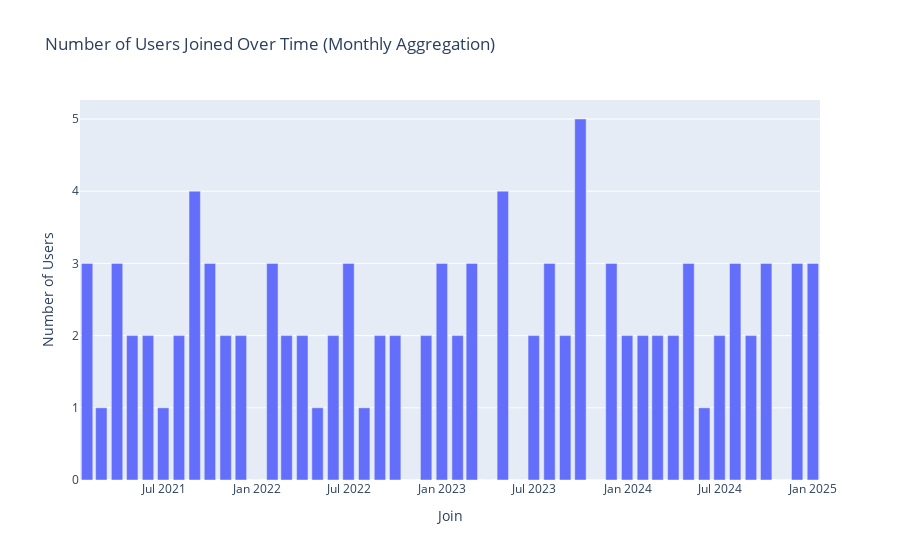

Notebook source saved alongside this figure:
### Code cell
import pandas as pd
import datetime
import random  # To generate random dates
import plotly.express as px

# Generate sample data with random dates between 2021 and 2024
users = pd.DataFrame(
    [["example",  datetime.date(random.randint(2021, 2024), random.randint(1, 12), random.randint(1, 28))] for i in range(100)],
    columns=['Name', 'Join']
)

# Convert 'Join' column to datetime
users['Join'] = pd.to_datetime(users['Join'])

# Group by month and count the number of users who joined in each month
user_count_by_month = users.groupby(pd.Grouper(key='Join', freq='M')).size().reset_index(name='Number of Users')

# Create the line plot aggregated by month
fig = px.bar(user_count_by_month, x='Join', y='Number of Users', title='Number of Users Joined Over Time (Monthly Aggregation)')

# Show the plot
fig.show()

### Figure 1 — Plotly figure (JSON) as saved in the notebook; plotly's stock layout.template omitted (floating-point values rounded to 4 significant figures)
{"data": [{"alignmentgroup": "True", "hovertemplate": "Join=%{x}<br>Number of Users=%{y}<extra></extra>", "legendgroup": "", "marker": {"color": "#636efa", "pattern": {"shape": ""}}, "name": "", "offsetgroup": "", "orientation": "v", "showlegend": false, "textposition": "auto", "type": "bar", "x": ["2021-01-31T00:00:00", "2021-02-28T00:00:00", "2021-03-31T00:00:00", "2021-04-30T00:00:00", "2021-05-31T00:00:00", "2021-06-30T00:00:00", "2021-07-31T00:00:00", "2021-08-31T00:00:00", "2021-09-30T00:00:00", "2021-10-31T00:00:00", "2021-11-30T00:00:00", "2021-12-31T00:00:00", "2022-01-31T00:00:00", "2022-02-28T00:00:00", "2022-03-31T00:00:00", "2022-04-30T00:00:00", "2022-05-31T00:00:00", "2022-06-30T00:00:00", "2022-07-31T00:00:00", "2022-08-31T00:00:00", "2022-09-30T00:00:00", "2022-10-31T00:00:00", "2022-11-30T00:00:00", "2022-12-31T00:00:00", "2023-01-31T00:00:00", "2023-02-28T00:00:00", "2023-03-31T00:00:00", "2023-04-30T00:00:00", "2023-05-31T00:00:00", "2023-06-30T00:00:00", "2023-07-31T00:00:00", "2023-08-31T00:00:00", "2023-09-30T00:00:00", "2023-10-31T00:00:00", "2023-11-30T00:00:00", "2023-12-31T00:00:00", "2024-01-31T00:00:00", "2024-02-29T00:00:00", "2024-03-31T00:00:00", "2024-04-30T00:00:00", "2024-05-31T00:00:00", "2024-06-30T00:00:00", "2024-07-31T00:00:00", "2024-08-31T00:00:00", "2024-09-30T00:00:00", "2024-10-31T00:00:00", "2024-11-30T00:00:00", "2024-12-31T00:00:00"], "xaxis": "x", "y": [3, 1, 3, 2, 2, 1, 2, 4, 3, 2, 2, 0, 3, 2, 2, 1, 2, 3, 1, 2, 2, 0, 2, 3, 2, 3, 0, 4, 0, 2, 3, 2, 5, 0, 3, 2, 2, 2, 2, 3, 1, 2, 3, 2, 3, 0, 3, 3], "yaxis": "y"}], "layout": {"barmode": "relative", "legend": {"tracegroupgap": 0}, "title": {"text": "Number of Users Joined Over Time (Monthly Aggregation)"}, "xaxis": {"anchor": "y", "domain": [0, 1], "title": {"text": "Join"}}, "yaxis": {"anchor": "x", "domain": [0, 1], "title": {"text": "Number of Users"}}}}
